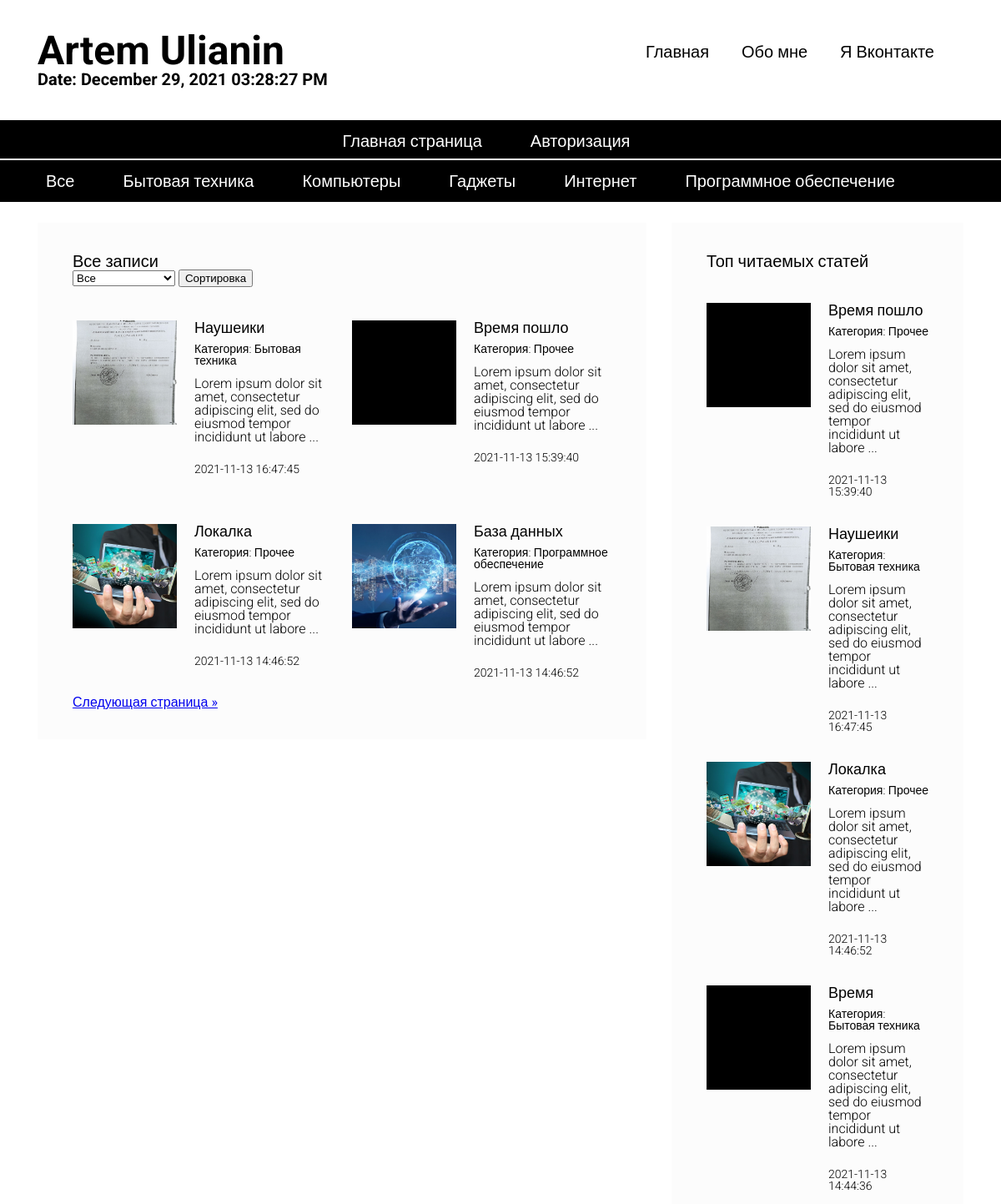
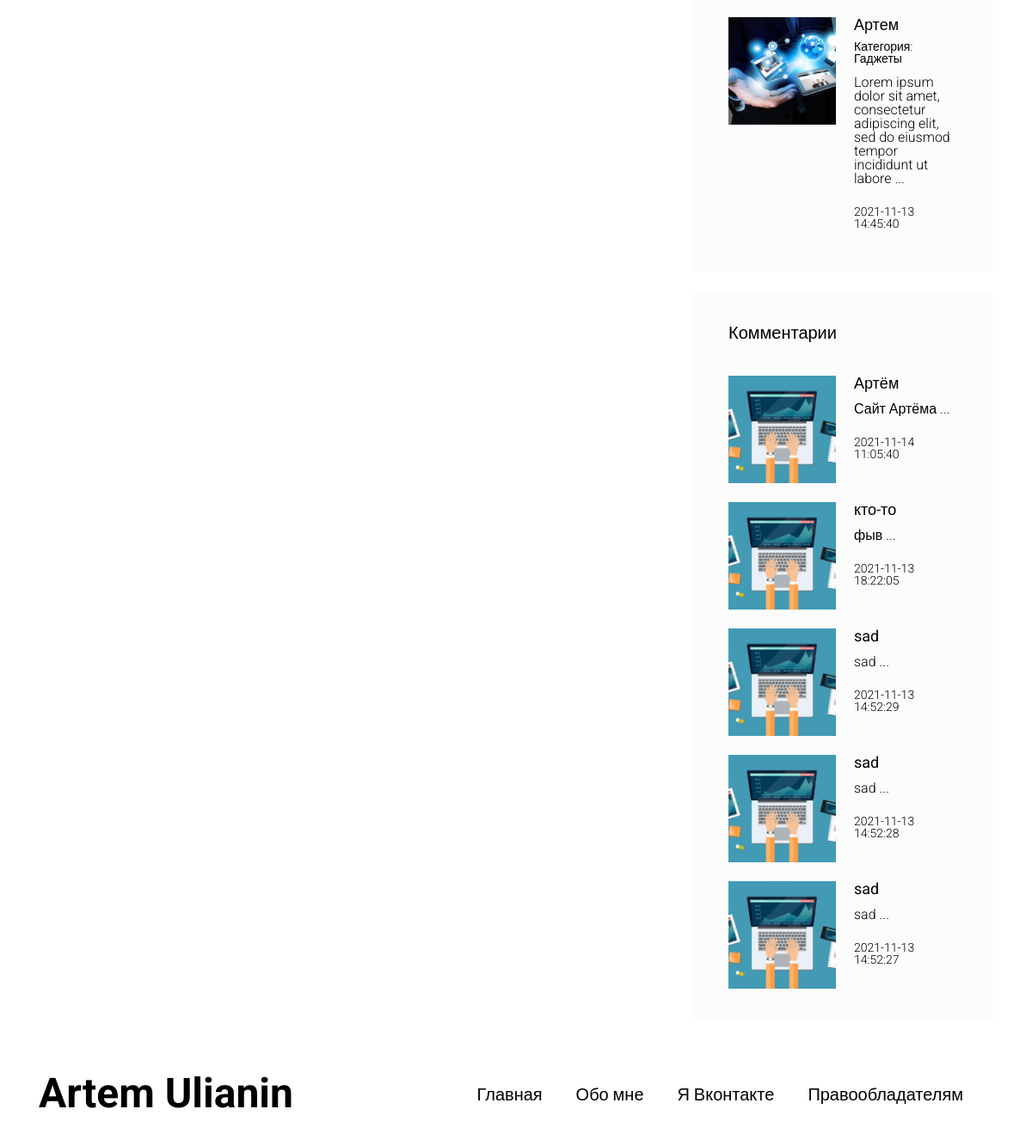
The app's page /articles.php with its own data (2 pictures, top to bottom).
### tables this page shows
CREATE TABLE `articles_categories` (
  `id` int(11) NOT NULL,
  `title` varchar(100) NOT NULL
);

CREATE TABLE `articles` (
  `id` int(11) NOT NULL,
  `title` varchar(255) NOT NULL,
  `image` varchar(255) NOT NULL,
  `text` text NOT NULL,
  `categorie_id` int(11) NOT NULL,
  `pubdate` timestamp NOT NULL DEFAULT current_timestamp(),
  `views` int(11) NOT NULL
);

CREATE TABLE `comments` (
  `id` int(11) NOT NULL,
  `nickname` varchar(100) NOT NULL,
  `email` varchar(255) NOT NULL,
  `text` text NOT NULL,
  `pubdate` timestamp NOT NULL DEFAULT current_timestamp(),
  `articles_id` int(11) NOT NULL
);

### includes/config.php (called while the page is built, shortened)
<?php
$config = array(
    'title' => 'Artem Ulianin',
     'db' => array(
        'server' => 'localhost',
        'username' => 'c917632p_wp1',
        'password' => '1Nw8fWe9yuq9c14',
        'name' => 'c917632p_wp1'
    )
);
?>

### includes/paginator.php (called while the page is built, shortened)
<?php
    $per_page = 4;
    $page = 1;
    $total_count_q = $mysql->query("SELECT COUNT(id) AS `total_count` FROM `articles`");
    $total_count = $total_count_q->fetch_assoc();
    $total_count = $total_count['total_count'];
    $total_pages = ceil($total_count / $per_page);
    if ($page <= 1 || $page > $total_pages)
    {
        $page = 1;
    }
    $offset = ($per_page * $page) - $per_page;
?>

### includes/print_article.php (the view)
<?php
    while ($art = $articles->fetch_assoc()) {
    ?>
        <article class="article">
            <div class="article__image" style="background-image: url(./admin/static/images/<?php echo $art['image']; ?>);"></div>
            <div class="article__info">
                <a href="article.php?id=<?php echo $art['id']; ?>"><?php echo $art['title']; ?></a>
                <div class="article__info__meta">
                    <?php
                    $art_categ = false;
                    foreach ($categories as $categ) {
                        if ($categ['id'] == $art['categorie_id']) {
                            $art_categ = $categ;
                            break;
                        }
                    }
                    ?>
                    <small>Категория: <a href="articles.php?categorie_id=<?php echo $art_categ['id']; ?>"><?php echo $art_categ['title']; ?></a></small>
                </div>
                <div class="article__info__preview"><?php echo mb_substr(strip_tags($art['text']), 0, 100) . ' ...' ?></div>
                <div class="article__info__meta">
                    <br>
                    <small><?php echo $art['pubdate']; ?></small>
                </div>
            </div>
        </article>
    <?php
    }
?>

### includes/header.php
<header id="header">
    <div class="header__top">
        <div class="container">
            <div class="header__top__logo">
                <h1><?php echo $config['title']; ?></h1>
                <h3>Date: <?php echo date("F d, Y h:i:s A"); ?></h3>
            </div>
            <nav class="header__top__menu">
                <ul>
                    <li><a href="./index.php">Главная</a></li>
                    <li><a href="#">Обо мне</a></li>
                    <li><a href="#">Я Вконтакте</a></li>
                </ul>
            </nav>
        </div>
    </div>
    <div class="header__bottom" style="text-align: center; border-top: 2px solid white; border-bottom: 2px solid white;">
        <div class="container">
            <nav>
                <ul>
                <?php
                    if( isset($_SESSION['logged_user']) )
                    {
                    ?>
                    <li><a href="../admin/index.php">Главная страница</a></li>
                    <li><a href="../admin/index.php">Административный интерфейс</a></li>
                    <li><a href="../authorization/logout.php">Выйти</a></li>
                    <?php } else { ?>
                        <li><a href="index.php">Главная страница</a></li>
                        <li><a href="authorization/login.php">Авторизация</a></li>
                   <?php }
                ?>
                </ul>
            </nav>
        </div>
    </div>
    <?php
        $categories_q = $mysql->query("SELECT * FROM `articles_categories`");
        $categories = array();
        while( $categ = $categories_q->fetch_assoc() )
        {
            $categories[] = $categ;
        }
    ?>
    <div class="header__bottom">
        <div class="container">
            <nav>
                <ul>
                <?php if( isset($_SESSION['logged_user']) )
                    { ?>
                    <li><a href="index.php">Все</a></li>
                    <?php
                      foreach( $categories as $categ)
                      {
                        ?>
                        <li><a href="../admin/articles_categorie_admin.php?categorie_id=<?php echo $categ['id']; ?>"><?php echo $categ['title']; ?></a></li>
                        <?php
                      }
                    ?>
                    <?php } else { ?>
                    <li><a href="articles.php">Все</a></li>
                    <?php
                      foreach( $categories as $categ)
                      {
                        ?>
                        <li><a href="articles_categorie.php?categorie_id=<?php echo $categ['id']; ?>"><?php echo $categ['title']; ?></a></li>
                        <?php
                      }
                    ?>
                    <?php }
                    ?>
                </ul>
          </nav>
        </div>
    </div>
</header>

### includes/sidebar.php (shortened to what this page needs)
<?php if( isset($_SESSION['logged_user']) )
                      { ?>
                      <div style="margin-bottom: 600px;"></div>
                      <?php } else { ?>
<div class="block">
  <h3>Топ читаемых статей</h3>
  <div class="block__content">
    <div class="articles articles__vertical">
      <?php
        $articles = $mysql->query("SELECT * FROM `articles` ORDER BY `views` DESC LIMIT 5");
      ?>
      <?php
        while ($art = $articles->fetch_assoc()) {
      ?>
        <article class="article">
          <div class="article__image" style="background-image: url(admin/static/images/<?php echo $art['image']; ?>);"></div>
          <div class="article__info">
            <a href="article.php?id=<?php echo $art['id']; ?>"><?php echo $art['title']; ?></a>
            <div class="article__info__meta">
              <?php
                $art_categ = false;
                foreach ($categories as $categ) {
                  if ($categ['id'] == $art['categorie_id']) {
                    $art_categ = $categ;
                    break;
                  }
                }
              ?>
              <small>Категория: <a href="articles.php?categorie_id=<?php echo $art_categ['id']; ?>"><?php echo $art_categ['title']; ?></a></small>
            </div>
            <div class="article__info__preview"><?php echo mb_substr(strip_tags($art['text']), 0, 100) . ' ...' ?></div>
            <div class="article__info__meta">
              <br>
              <small><?php echo $art['pubdate']; ?></small>
            </div>
          </div>
        </article>
      <?php
      }
      ?>
    </div>
  </div>
</div>
<div class="block">
  <h3>Комментарии</h3>
  <div class="block__content">
    <div class="articles articles__vertical">
      <?php
        $comments = $mysql->query("SELECT * FROM `comments` ORDER BY `id` DESC LIMIT 5");
      ?>
      <?php
        while ($comment = $comments->fetch_assoc()) {
      ?>
        <article class="article">
          <div class="article__image" style="background-image: url(media/static/images/comment-sait.jpg); "></div>
          <div class="article__info">
            <a href="article.php?id=<?php echo $comment['articles_id']; ?>"><?php echo $comment['nickname']; ?></a>
            <div class="article__info__preview"><?php echo mb_substr(strip_tags($comment['text']), 0, 100) . ' ...' ?></div>
            <div class="article__info__meta">
              <br>
              <small><?php echo $comment['pubdate']; ?></small>
            </div>
          </div>
        </article>
      <?php
      }
      ?>
    </div>
  </div>
</div>
<?php } ?>

### media/css/style.css (style rules this page uses)
html, body, div, span, applet, object, iframe, h1, h2, h3, h4, h5, h6, p, blockquote, pre, a, abbr, acronym, address, big, cite, code, del, dfn, em, img, ins, kbd, q, s, samp, small, strike, strong, sub, sup, tt, var, b, u, i, center, dl, dt, dd, ol, ul, li, fieldset, form, label, legend, table, caption, tbody, tfoot, thead, tr, th, td, article, aside, canvas, details, embed, figure, figcaption, footer, header, hgroup, menu, nav, output, ruby, section, summary, time, mark, audio, video { margin: 0; padding: 0; border: 0; font-size: 100%; font: inherit; vertical-align: baseline; }
article, aside, details, figcaption, figure, footer, header, hgroup, menu, nav, section { display: block; }
body { line-height: 1; }
ol, ul { list-style: none; }
h1 { font-size: 48px; font-weight: bold; }
h3 { font-size: 20px; font-weight: bold; }
body { font-family: 'Roboto', sans-serif; }
#header { margin-bottom: 25px; }
#header .header__top { padding: 37px 0; }
#header .header__top .header__top__logo { float: left; }
#header .header__top .header__top__menu { padding-top: 15px; text-align: right; }
#header .header__top .header__top__menu ul > li { display: inline-block; margin-right: 35px; }
#header .header__top .header__top__menu ul > li > a { font-size: 20px; text-decoration: none; color: black; }
#header .header__bottom { height: 50px; background-color: black; line-height: 50px; }
#header .header__bottom nav ul > li { display: inline-block; margin-right: 34px; }
#header .header__bottom nav ul > li > a { color: white; font-size: 20px; text-decoration: none; padding: 3px 10px; }
.block { background-color: #fcfcfc; padding: 36px 42px; margin-bottom: 25px; }
.block > h3 { font-weight: normal; }
.block .block__content { padding-top: 40px; }
.articles.articles__horizontal .article { margin-bottom: 22px; display: inline-block; vertical-align: top; width: 50%; font-size: 16px; padding: 12px; }
.articles.articles__vertical .article { margin-bottom: 22px; }
.articles .article:last-child { margin-bottom: 0; }
.articles .article:after { visibility: hidden; display: block; font-size: 0; content: " "; clear: both; height: 0; }
.articles .article .article__image { width: 125px; height: 125px; overflow: hidden; background-color: black; float: left; background-repeat: no-repeat; background-size: cover; background-position: center center; }
.articles .article .article__info { margin-left: 125px; padding-left: 21px; }
.articles .article .article__info > a { color: black; font-size: 18px; font-weight: normal; text-decoration: none; }
.articles .article .article__info > .article__info__meta { font-size: 14px; font-weight: 300; margin-top: 9px; margin-bottom: 13px; }
.articles .article .article__info > .article__info__meta a { color: black; text-decoration: none; }
.articles .article .article__info > .article__info__preview { font-size: 16px; font-weight: 300; }

### records on screen
articles_categories: title "Бытовая техника"
articles_categories: title "Компьютеры"
articles_categories: title "Гаджеты"
articles_categories: title "Интернет"
articles_categories: title "Программное обеспечение"
articles: image (picture), title "Наушеики", text "Lorem ipsum dolor sit amet, consectetur adipiscing elit, sed do eiusmod tempor incididunt ut labore", pubdate "2021-11-13 16:47:45"
articles: title "Время пошло", text "Lorem ipsum dolor sit amet, consectetur adipiscing elit, sed do eiusmod tempor incididunt ut labore", pubdate "2021-11-13 15:39:40"
articles_categories: title "Прочее"
articles: image (picture), title "Локалка", text "Lorem ipsum dolor sit amet, consectetur adipiscing elit, sed do eiusmod tempor incididunt ut labore", pubdate "2021-11-13 14:46:52"
articles: image (picture), title "База данных", text "Lorem ipsum dolor sit amet, consectetur adipiscing elit, sed do eiusmod tempor incididunt ut labore", pubdate "2021-11-13 14:46:52"
articles: title "Время", text "Lorem ipsum dolor sit amet, consectetur adipiscing elit, sed do eiusmod tempor incididunt ut labore", pubdate "2021-11-13 14:44:36"
articles: image (picture), title "Артем", text "Lorem ipsum dolor sit amet, consectetur adipiscing elit, sed do eiusmod tempor incididunt ut labore", pubdate "2021-11-13 14:45:40"
comments: nickname "Артём", text "Сайт Артёма", pubdate "2021-11-14 11:05:40"
comments: nickname "кто-то", text "фыв", pubdate "2021-11-13 18:22:05"
comments: nickname "sad", text "sad", pubdate "2021-11-13 14:52:29"
comments: nickname "sad", text "sad", pubdate "2021-11-13 14:52:28"
comments: nickname "sad", text "sad", pubdate "2021-11-13 14:52:27"

### other values on screen
$config['title'] "Artem Ulianin"
